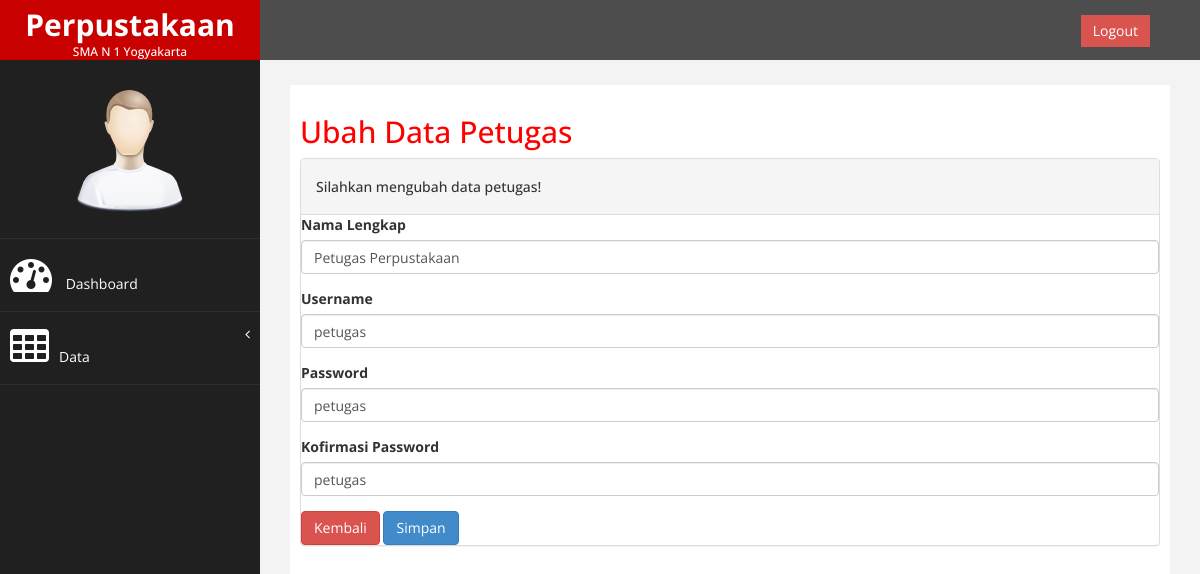
The page /halaman/petugas/data/petugas/edit_petugas.php?id=112233 on the database its author committed.
### tables this page shows
CREATE TABLE `tab_petugas` (
  `no_petugas` int(11) NOT NULL,
  `nama_petugas` varchar(200) NOT NULL,
  `username` varchar(100) NOT NULL,
  `password` varchar(100) NOT NULL,
  `ulang_pass` varchar(100) NOT NULL
);

### halaman/petugas/data/petugas/edit_petugas.php (the view, shortened to what this page needs)
<!DOCTYPE html>
<html xmlns="http://www.w3.org/1999/xhtml">
<head>
    <link href="../../../assets/css/bootstrap.css" rel="stylesheet" />
    <link href="../../../assets/css/font-awesome.css" rel="stylesheet" />
    <link href="../../../assets/js/morris/morris-0.4.3.min.css" rel="stylesheet" />
    <link href="../../../assets/css/custom.css" rel="stylesheet" />
    <link href="../../../assets/js/dataTables/dataTables.bootstrap.css" rel="stylesheet" />
</head>
<body>
    <div id="wrapper">
        <nav class="navbar navbar-default navbar-cls-top " role="navigation" style="margin-bottom: 0">
            <div class="navbar-header">
                <a class="navbar-brand" href="">
                    Perpustakaan<h6>SMA N 1 Yogyakarta</h6>
                </a>
            </div>
  <div style="color: white;
padding: 15px 50px 5px 50px;
float: right;
font-size: 16px;"><a href="../../logout.php" class="btn btn-danger square-btn-adjust">Logout</a> </div>
        </nav>
                <nav class="navbar-default navbar-side" role="navigation">
            <div class="sidebar-collapse">
                <ul class="nav" id="main-menu">
				<li class="text-center">
                    <img src="../../../assets/img/find_user.png" class="user-image img-responsive"/>
					</li>
                    <li>
                        <a href="../../dashboard.php"><i class="fa fa-dashboard fa-3x"></i> Dashboard</a>
                    </li>
                    <li>
                        <a href="#"><i class="fa fa-table fa-3x"></i>Data<span class="fa arrow"></span></a>
                    </li>
                </ul>
            </div>
        </nav>
        <div id="page-wrapper" >
            <div id="page-inner">
                <div class="row">
                    <div class="col-md-12">
                     <h2>Ubah Data Petugas</h2>
                    </div>
                </div>
                 <div class="panel panel-default">
                <div class="panel-heading">
                <h5>Silahkan mengubah data petugas!</h5>
                </div>
                <?php
                include '../../../../koneksi.php';
                $ambil = mysqli_query($koneksi,"SELECT * FROM tab_petugas WHERE no_petugas = '$_GET[id]'")or die(mysqli_error($koneksi));
                $data = mysqli_fetch_array($ambil);
                ?>
                <form role="form" action="update_petugas.php" method="POST">
                    <div class="form-group">
                        <label>Nama Lengkap</label>
                        <input class="form-control" name="nama_petugas" value="<?php echo $data['nama_petugas']; ?>" />
                    </div>
                    <div class="form-group">
                        <label>Username</label>
                        <input class="form-control" name="username" value="<?php echo $data['username']; ?>" />
                    </div>
                    <div class="form-group">
                        <label>Password</label>
                        <input class="form-control" name="password" value="<?php echo $data['ulang_pass']; ?>" />
                    </div>
                    <div class="form-group">
                        <label>Kofirmasi Password</label>
                        <input class="form-control" name="ulang_pass" value="<?php echo $data['ulang_pass']; ?>" />
                    </div>
                        <a href="data_petugas.php" class="btn btn-danger">Kembali</a>
                        <input type="submit" name="simpan" value="Simpan" class="btn btn-primary">
                    </div>
    </div>
            </div>
        </div>
</body>
</html>

### halaman/assets/css/custom.css (style rules this page uses)
body { font-family: 'Open Sans', sans-serif; }
#wrapper { width: 100%; background:#202020; }
#page-wrapper { padding: 15px 15px; min-height: 600px; background:#F3F3F3; }
#page-inner { width:100%; margin:10px 20px 10px 0px; background-color:#fff!important; padding:10px; min-height:1200px; }
.text-center { text-align:center; }
h2 { color: #f00; }
.square-btn-adjust { border: 0px solid transparent; -webkit-border-radius: 0px; -moz-border-radius: 0px; border-radius: 0px; }
.user-image { margin: 25px auto; -webkit-border-radius: 10px; -moz-border-radius: 10px; border-radius: 10px; max-height:170px; max-width:170px; }
.navbar-cls-top .navbar-brand { color: #fff; background: #C90000; width: 260px; text-align: center; height: 60px; font-size: 30px; font-weight: 700; }
.arrow { float: right; }
.fa.arrow:before { content: "\f104"; }
.sidebar-collapse , .sidebar-collapse .nav { background:none; }
.sidebar-collapse .nav { padding:0; }
.sidebar-collapse .nav > li > a { color:#fff; background:#202020; text-shadow:none; }
.sidebar-collapse > .nav > li > a { padding:15px 10px; }
.sidebar-collapse > .nav > li { border-bottom: 1px solid rgba(107, 108, 109, 0.19); }
.navbar-side { border:none; background-color: #202020; }
.navbar-cls-top { background:#4D4D4D; border-bottom:none; }
.navbar-default { border:0px solid black; }
.navbar-header { background: #A70303; }
.nav > li > a > i { margin-right:10px; }
@media (min-width:768px) { #page-wrapper { margin: 0 0 0 260px; padding: 15px 30px; min-height: 1200px; } }
@media (min-width:768px) { .navbar-side { z-index: 1; position: absolute; width: 260px; } }
@media (min-width:768px) { .navbar { border-radius: 0px; } }

### rows shown on the page
tab_petugas: nama_petugas "Petugas Perpustakaan", username "petugas", password "petugas", ulang_pass "petugas"
